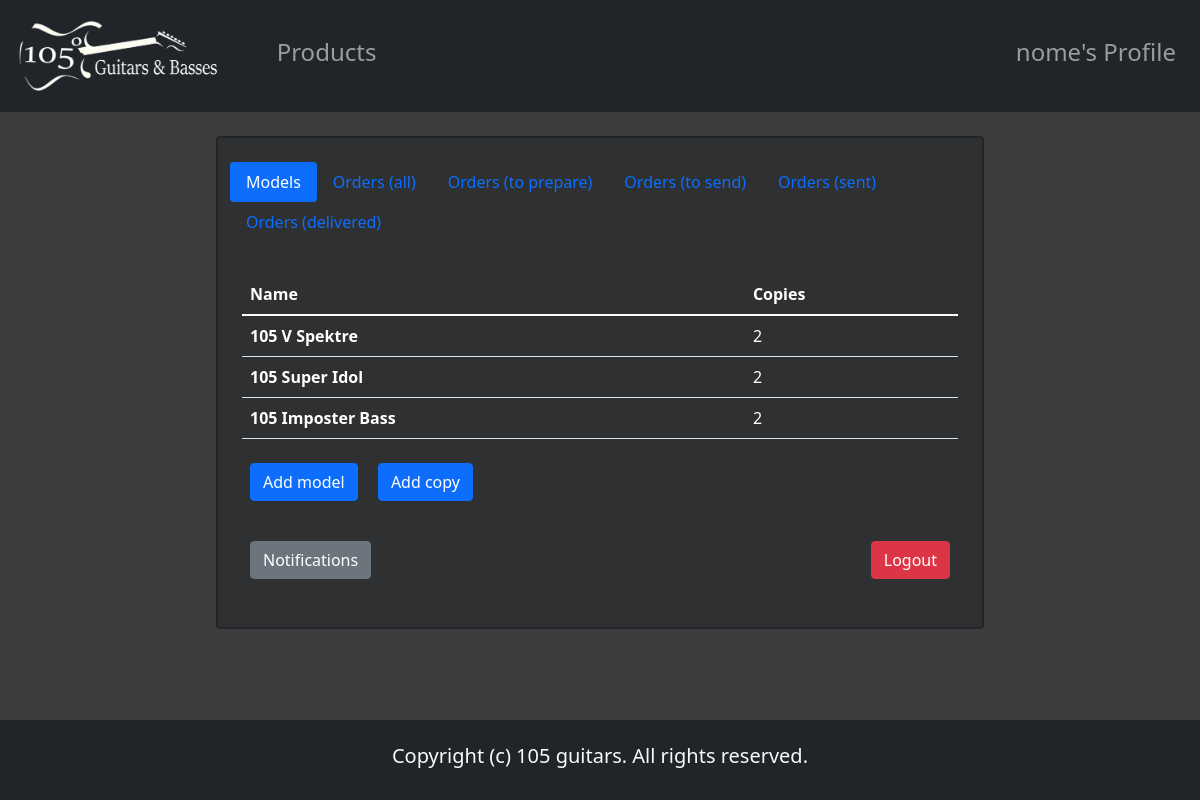
Page /seller_profile.php (signed in) on the earlier database version.
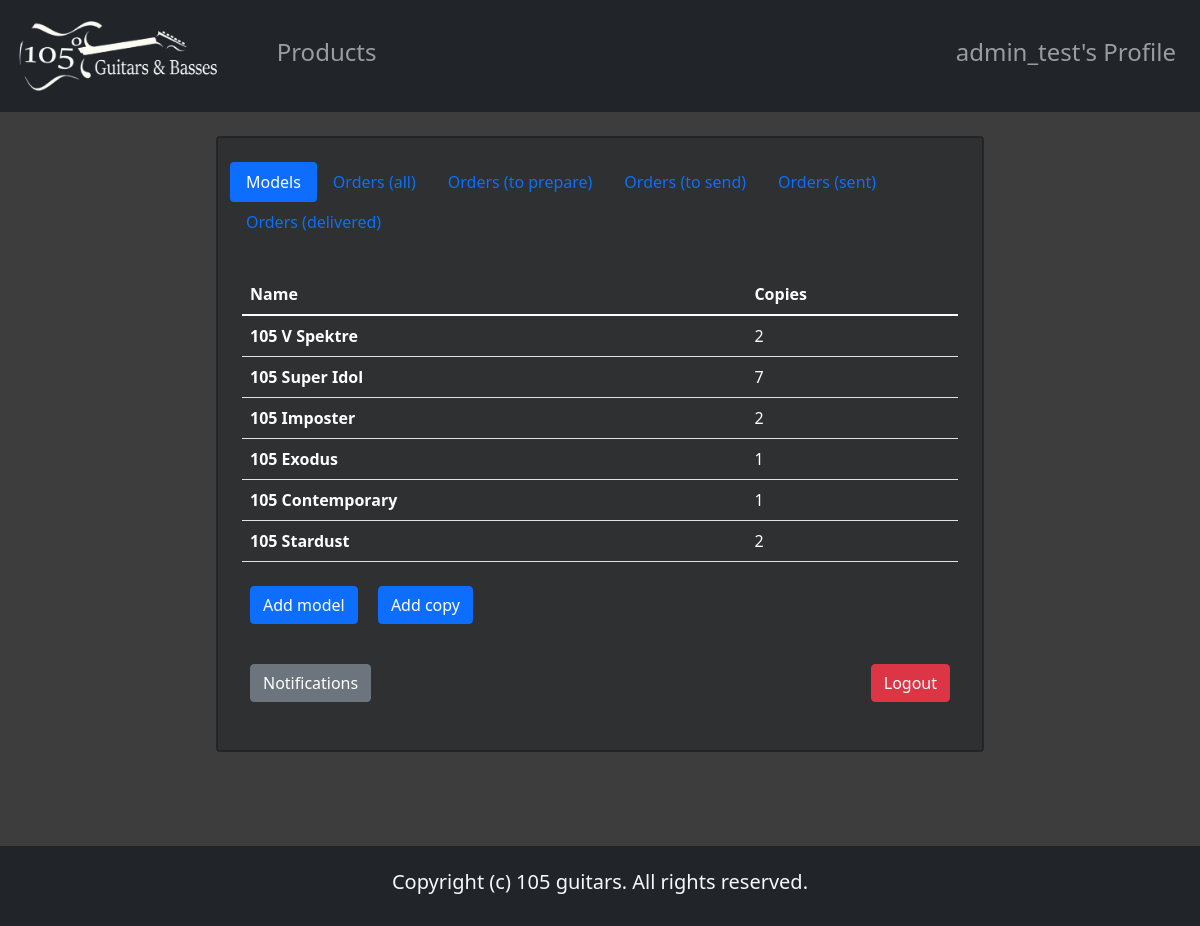
Same page on the later database version.
### tables this page shows
create table modello(
    codice int not null AUTO_INCREMENT,
    nome varchar(40) not null,
    scala float not null,
    tipo_body varchar(40) not null,
    elettronica varchar(100) not null,
    CONSTRAINT ID_MODELLO PRIMARY key (codice)
);

### template/base_page.php (called while the page is built)
<?php
require_once "bootstrap_page.php";
$params["profile-url"] = "login.php";
$params["user-name"] = "";
$params["articles-in-cart"] = !is_set_and_not_empty($_SESSION["articles-in-cart"]) ? 0 : count($_SESSION["articles-in-cart"]);
$params["jquery-source"] = "https://code.jquery.com/jquery-3.6.0.min.js";
if(isUserLoggedIn()) {
    $params["profile-url"] = $_SESSION["isadmin"] ? "seller_profile.php" : "user_profile.php";
    $params["user-name"] = $_SESSION["name"];
}
require "base.php";
?>

### seller_profile.php (called while the page is built, shortened)
<?php
require_once "bootstrap_page.php";
$params["name"] = "seller_template.php";
$params["scripts"] = ["js/seller.js"];
$params["models"] = $the_db->getAllModels();
$params["orders"] = $the_db->getAllOrders();
require "template/base_page.php"
?>

### database.php (called while the page is built, shortened)
<?php
class Database {
    private $db;
    public function __construct($servername, $username, $password, $dbname, $port){
        $this->db = new mysqli($servername, $username, $password, $dbname, $port);
    }
    public function getAllModels() {
        return $this->db->query("select * from modello;");
    }
    public function getNumberOfCopies($id) {
        $stmt = $this->db->prepare("select count(*) as CopyNumber from copia where ID_MODELLO = ? and sold = 0;");
        $stmt->bind_param("i", $id);
        $stmt->execute();
        return $stmt->get_result()->fetch_all(MYSQLI_ASSOC)[0]["CopyNumber"];
    }
    public function getAllOrders() {
        return $this->db->query("select o.codice_ordine, o.data_ordine, o.stato, u.nome, u.cognome, u.email
                                 from ordine o, utente u
                                 where o.ID_UTENTE = u.email")->fetch_all(MYSQLI_ASSOC);
    }
}
?>

### bootstrap_page.php (called while the page is built, shortened)
<?php
require_once "database.php";
require_once "functions.php";
$the_db = new Database("localhost", "root", "", "105guitars", 3306);
?>

### functions.php (called while the page is built, shortened)
<?php
function is_set_and_not_empty(&$var) {
    return isset($var) && !empty($var);
}
?>

### template/seller_template.php (the view, shortened to what the changed rows need)
<div class="container-fluid">
    <div class="row p-4">
        <div class="col-12 col-md-8 bg-dark bg-opacity-50 border border-dark border-2 rounded-2 p-4">
            <div class="row">
                <br>
                <div class="tab-content" id="myTabContent">
                    <div class="tab-pane fade show active" id="products" role="tabpanel" aria-labelledby="products-tab">
                        <table class="table text-white">
                            <thead>
                                <tr>
                                    <th scope="col">Name</th>
                                    <th scope="col">Copies</th>
                                </tr>
                            </thead>
                            <tbody>
                                <?php foreach($params["models"] as $model): ?>
                                <tr>
                                    <td class="fw-bold"><?php echo $model["nome"]; ?></td>
                                    <td><?php echo $the_db->getNumberOfCopies($model["codice"]); ?></td>
                                </tr>
                                <?php endforeach; ?>
                            </tbody>
                        </table>
                    </div>
                </div>
            </div>
            <br>
        </div>
    </div>
</div>

### template/base.php (shortened to what the changed rows need)
<!doctype html>
<html lang="en">
    <head>
        <link rel="stylesheet" href="template/style.css">
        <link href="https://cdn.jsdelivr.net/npm/bootstrap@5.1.3/dist/css/bootstrap.min.css" rel="stylesheet">
    </head>
    <body>
        <nav class="navbar navbar-expand-md navbar-dark fixed-top bg-dark py-3">
            <div class="navbar-collapse collapse" id="navbarCollapse">
                <ul class="navbar-nav ms-auto mb-2 mb-lg-0">
                    <li class="nav-item border-left border-secondary px-3">
                        <a class="nav-link" href="<?php echo $params["profile-url"];?>">
                            <h4><?php echo empty($params["user-name"]) ? "Login" : $params["user-name"]."'s Profile"; ?></h4>
                        </a>
                    </li>
                </ul>
            </div>
        </nav>
        <main>
            <?php if (isset($params["name"])) { require($params["name"]); } ?>
        </main>
    </body>
</html>

Differences in the rows shown:
computed for modello "105 Super Idol": codice "2" → "7"
changed modello: nome "105 Imposter Bass" → "105 Imposter"
added modello: nome "105 Exodus", NumberOfCopies "1"
added modello: nome "105 Contemporary", NumberOfCopies "1"
added modello: nome "105 Stardust", NumberOfCopies "2"
Other differences:
$params["user-name"]: "nome" → "admin_test"
